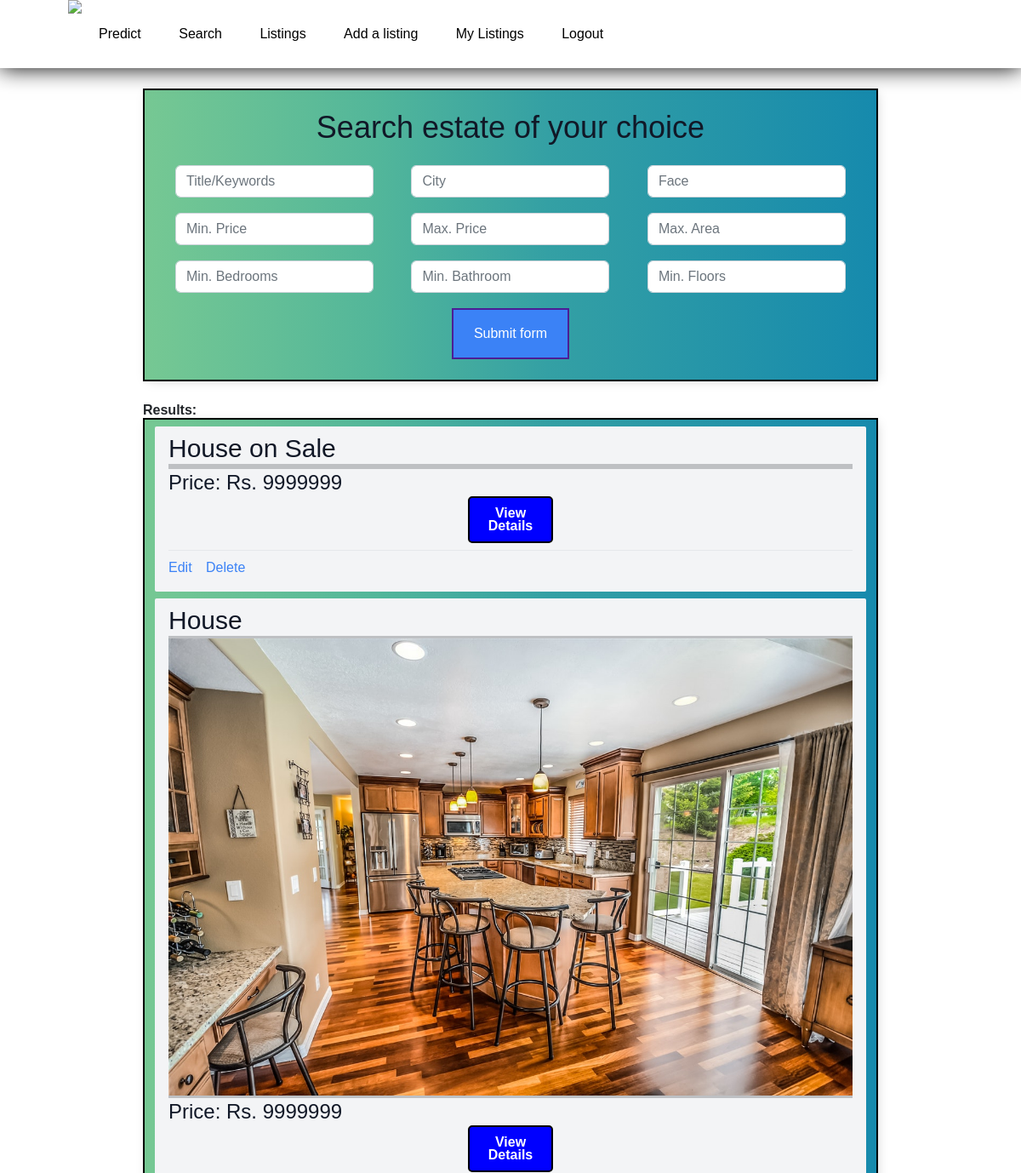
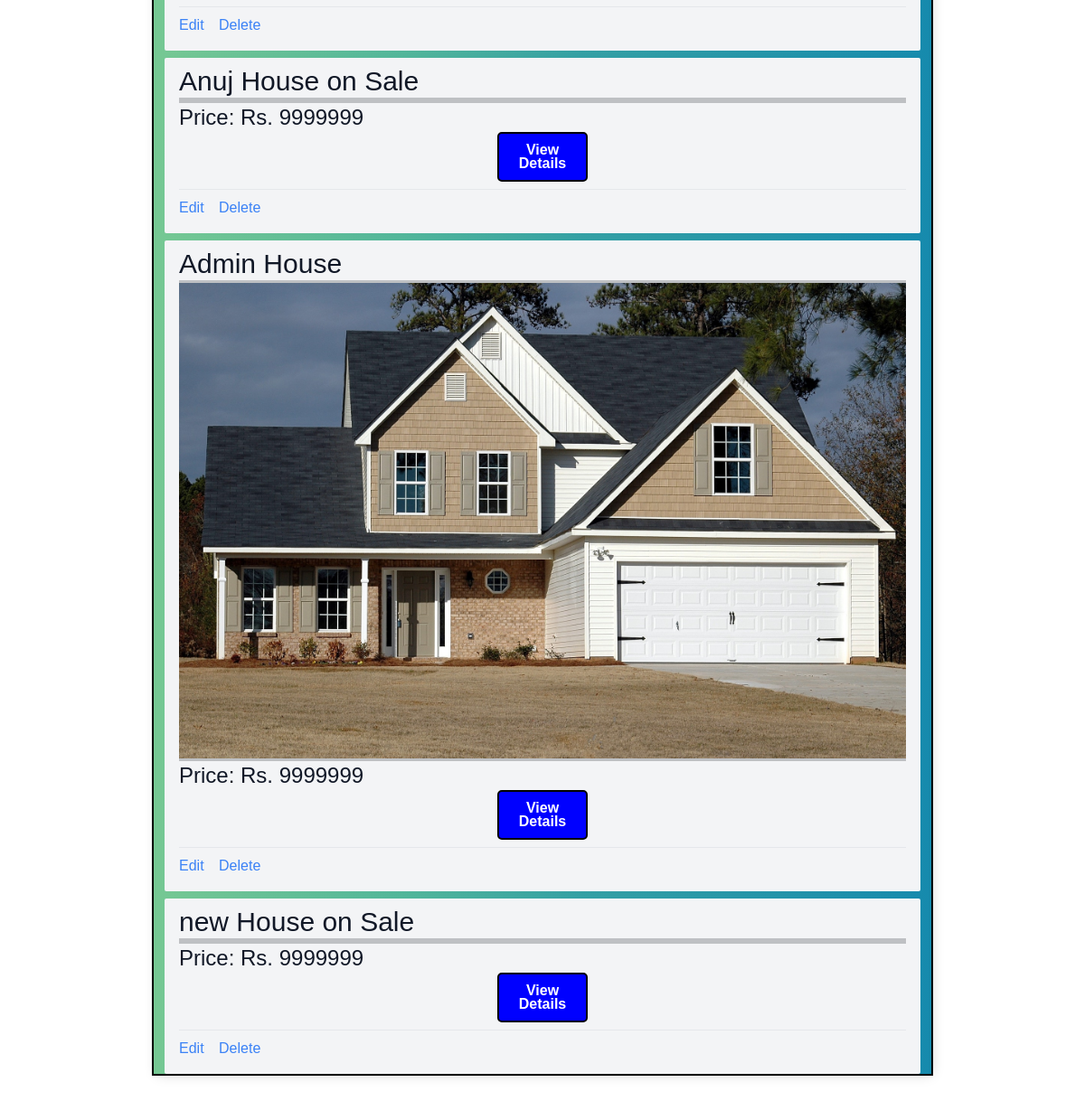
The page /listing_search (signed in) on the database its author committed (2 pictures, top to bottom).
### listings/models.py (models this page shows, shortened)
class Listing(models.Model):
    Title = models.CharField(max_length=30, default='House on Sale')
    slug = models.CharField(max_length=100, null=True, blank=True)
    Location = models.CharField(max_length=30, default='Kalanki')
    City = models.CharField(max_length=30, default='Kathmandu')
    Price = models.IntegerField(default=9999999)
    Bedroom = models.IntegerField(default=1)
    Bathroom = models.IntegerField(default=1)
    Floors = models.IntegerField(default=1)
    Parking = models.IntegerField(default=1)
    Face = models.CharField(max_length=30, default="East")
    Area = models.IntegerField(default=100)
    Road_Width = models.IntegerField(default=0)
    Road_Type = models.CharField(max_length=30, default="Concrete")
    Build_Area = models.IntegerField(default=100)
    Amenities = models.CharField(max_length=30, default="Bathroom")
    Contact_number = models.IntegerField(default=9845654321)
    Contact_mail = models.EmailField(max_length=30, default='admin@gmail.com')
    Image = models.ImageField(max_length = 254)
    user = models.ForeignKey(User, on_delete=models.SET_NULL,null=True)
    is_sold = models.BooleanField(default=False)
    Description = models.CharField(max_length=1000, default="Please describe your estate here. You may also justify the price of your estate here.")
    likes = models.ManyToManyField(User, related_name='estate')

### listings/views.py (the view)
# urls.py: path('listing_search', listing_search, name='listing_search'),
def listing_search(request):
    queryset_list=Listing.objects.all()
    if 'Title' in request.GET:
        Title = request.GET['Title']
        if Title:
            queryset_list = queryset_list.filter(Title__icontains = Title)
    else:
        Title = ''
    if 'City' in request.GET:
        city = request.GET['City']
        if city:
            queryset_list=queryset_list.filter(City__iexact = city)
    else:
        city = ''
    if 'Face' in request.GET:
        Face = request.GET['Face']
        if Face:
            queryset_list=queryset_list.filter(Face__iexact = Face)
    else:
        Face = ''
    if 'Bedroom' in request.GET:
        Bedroom = request.GET['Bedroom']
        if Bedroom:
            queryset_list=queryset_list.filter(Bedroom__gte=Bedroom)
    else:
        Bedroom = ''
    if 'Bathroom' in request.GET:
        Bathroom = request.GET['Bathroom']
        if Bathroom:
            queryset_list=queryset_list.filter(Bathroom__gte=Bathroom)
    else:
        Bathroom = ''
    if 'Floors' in request.GET:
        Floors = request.GET['Floors']
        if Floors:
            queryset_list=queryset_list.filter(Floors__gte=Floors)
    else:
        Floors = ''
    if 'Area' in request.GET:
        Area = request.GET['Area']
        if Area:
            queryset_list=queryset_list.filter(Area__lte=Area)
    else:
        Area = ''
    if 'Min_Price' in request.GET:
        Min_Price = request.GET['Min_Price']
        if Min_Price:
            queryset_list=queryset_list.filter(Price__gte=Min_Price)
    else:
        Min_Price = ''
    if 'Max_Price' in request.GET:
        Max_Price = request.GET['Max_Price']
        if Max_Price:
            queryset_list=queryset_list.filter(Price__lte=Max_Price)
    else:
        Max_Price = ''
    context={
        'listings':queryset_list, 'Min_Price':Min_Price,'Max_Price':Max_Price, 'Area':Area, 'Floors':Floors, 'Bathroom':Bathroom,
        'Bedroom':Bedroom, 'Face':Face, 'City': city, 'Title': Title,
    }
    return render(request, "listing_search.html", context)

### templates/listing_search.html (shortened to what this page needs)
{% extends "base.html" %}
{% block content %}
<div class="container"><br>
<center><h1 class="text-4xl text-gray-900">Search estate of your choice</h1></center><br>
    <div>
        <form class="form-inline" action="{% url 'listing_search' %}" method="get" enctype="multipart/form-data">
            <div class="form-check form-check-inline">
                <div class="col-md-18 mb-3">
                    <input type="text" name="Title" class="form-control" placeholder="Title/Keywords"  value="{{ Title }}">
                </div>
            </div>
            <div class="form-check form-check-inline">
                <div class="col-md-18 mb-3">
                    <input type="text" name="City" class="form-control" placeholder="City"  value="{{ City }}">
                </div>
            </div>
            <div class="form-check form-check-inline">
                <div class="col-md-18 mb-3">
                    <input type="text" name="Face" class="form-control" placeholder="Face"  value="{{ Face }}">
                </div>
            </div>
            <div class="form-check form-check-inline">
                <div class="col-md-18 mb-3">
                    <input type="text" name="Min_Price" class="form-control" placeholder="Min. Price"  value="{{ Min_Price }}">
                </div>
            </div>
            <div class="form-check form-check-inline">
                <div class="col-md-18 mb-3">
                    <input type="text" name="Max_Price" class="form-control" placeholder="Max. Price"  value="{{ Max_Price }}">
                </div>
            </div>
            <div class="form-check form-check-inline">
                <div class="col-md-18 mb-3">
                    <input type="text" name="Area" class="form-control" placeholder="Max. Area"  value="{{ Area }}">
                </div>
            </div>
            <div class="form-check form-check-inline">
                <div class="col-md-18 mb-3">
                    <input type="text" name="Bedroom" class="form-control" placeholder="Min. Bedrooms"  value="{{ Bedroom }}">
                </div>
            </div>
            <div class="form-check form-check-inline">
                <div class="col-md-18 mb-3">
                    <input type="text" name="Bathroom" class="form-control" placeholder="Min. Bathroom"  value="{{ Bathroom }}">
                </div>
            </div>
            <div class="form-check form-check-inline">
                <div class="col-md-18 mb-3">
                    <input type="text" name="Floors" class="form-control" placeholder="Min. Floors"  value="{{ Floors }}">
                </div>
            </div>
            <center><button class="flex items-center px-4 py-3 text-white bg-blue-500 hover:bg-blue-400 border-2 border-violet-900"
                type="submit">Submit form</button></center>
            <br>
        </form>
    </div>
</div>
<br><h1><strong>Results:</strong></h1>
<div class = "container">
    {% if listings %}
    {% for listing in listings %}
    <div class="mt-2 px-3 py-2 bg-gray-100 rounded-sm">
        <h3 class="text-3xl text-gray-900">{{ listing.Title }}</h3><hr><hr><hr>
        {% if listing.Image %}
        <img src="{{ listing.Image.url }}" alt="">
        {% endif %}
        <hr><hr><hr><h2 class="text-2xl text-gray-900">Price: Rs. {{listing.Price}}</h2>
        {% if request.user.is_staff %}
        <center><a href="/listings/{{ listing.id }}/" class="button">View Details</a></center>
        <div class="mt-2 py-2 border-t border-gray-200">
            <a href="/listings/{{ listing.id }}/edit/" class="text-blue-500">
                Edit</a>
            <a href="/listings/{{ listing.id }}/delete/" class="ml-3 text-blue-500">
                Delete</a>
        </div>
        {% endif %}
    </div>
    {% endfor %}
    {% else %}
    <div class="col-md-12">
    <p>No Listings Available</p>
    </div>
    {% endif %}
</div>
{% endblock content %}

### templates/base.html (style rules this page uses)
.button { display: inline-block; width: 100px; height: 55px; background: blue !important; padding: 10px; text-align: center; border-radius: 5px; color: white; font-weight: bold; line-height: 15px; text-decoration: none; border: 2px solid #000; }
.container { max-width: 1550px; margin: auto; background-color: rgba(136, 5, 5, 0.421); -webkit-box-shadow: 2px 2px 13px -4px rgba(0, 0, 0, 0.21); box-shadow: 2px 2px 13px -4px rgba(0, 0, 0, 0.21); background: linear-gradient(90deg, #76C893 0%, #52B69A 32%, #34A0A4 55%, #168AAD 100%); border: 2px solid #000 }
body { background-size: cover; background-image: url('https://images.pexels.com/photos/235985/pexels-photo-235985.jpeg?auto=compress&cs=tinysrgb&w=1260&h=750&dpr=1'); font-family: sans-serif; margin-top: 80px; padding: 80px; }

### rows shown on the page
Listing: Title "House on Sale", Price "9999999"
Listing: Title "House", Image (picture), Price "9999999"
Listing: Title "Anuj House on Sale", Price "9999999"
Listing: Title "Admin House", Image (picture), Price "9999999"
Listing: Title "new House on Sale", Price "9999999"
